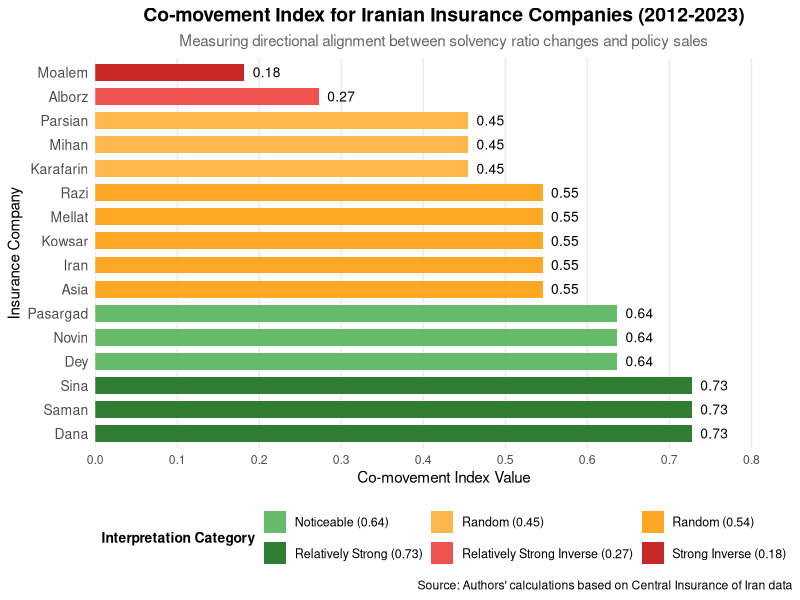
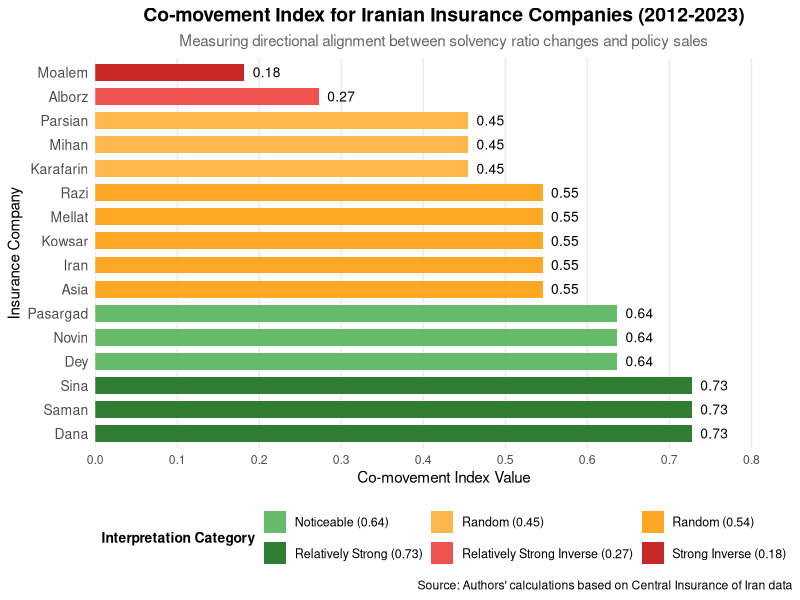

The R script that drew these images, in order:
# Load required libraries
library(ggplot2)
library(dplyr)
library(forcats)
library(scales)

# Create data frame with the co-movement index values
companies <- c("Dana", "Saman", "Sina", "Dey", "Novin", "Pasargad", 
               "Asia", "Iran", "Kowsar", "Mellat", "Razi", "Karafarin", 
               "Mihan", "Parsian", "Alborz", "Moalem")

index_values <- c(0.727272727, 0.727272727, 0.727272727, 0.636363636, 
                  0.636363636, 0.636363636, 0.545454545, 0.545454545, 
                  0.545454545, 0.545454545, 0.545454545, 0.454545455, 
                  0.454545455, 0.454545455, 0.272727273, 0.181818182)

# Create dataframe
df <- data.frame(
  Company = companies,
  Index = index_values
)

# Add category labels based on the paper's classification
df <- df %>%
  mutate(
    Category = case_when(
      Index >= 0.7 ~ "Relatively Strong (0.73)",
      Index >= 0.6 ~ "Noticeable (0.64)",
      Index >= 0.5 ~ "Random (0.54)",
      Index >= 0.4 ~ "Random (0.45)",
      Index >= 0.2 ~ "Relatively Strong Inverse (0.27)",
      TRUE ~ "Strong Inverse (0.18)"
    ),
    # Order companies by index value (descending)
    Company = factor(Company, levels = Company[order(Index, decreasing = TRUE)])
  )

# Define color palette for categories
category_colors <- c(
  "Relatively Strong (0.73)" = "#2E7D32",        # Dark green
  "Noticeable (0.64)" = "#66BB6A",                # Medium green
  "Random (0.54)" = "#FFA726",                    # Orange
  "Random (0.45)" = "#FFB74D",                    # Light orange
  "Relatively Strong Inverse (0.27)" = "#EF5350", # Light red
  "Strong Inverse (0.18)" = "#C62828"             # Dark red
)

# Option 1: Horizontal bar chart (recommended for company names)
p1 <- ggplot(df, aes(x = Index, y = Company, fill = Category)) +
  geom_col(width = 0.7) +
  geom_text(aes(label = sprintf("%.2f", Index)), 
            hjust = -0.3, size = 3.5) +
  scale_fill_manual(values = category_colors) +
  scale_x_continuous(
    limits = c(0, 0.85),
    breaks = seq(0, 0.8, 0.1),
    expand = c(0, 0)
  ) +
  labs(
    title = "Co-movement Index for Iranian Insurance Companies (2012-2023)",
    subtitle = "Measuring directional alignment between solvency ratio changes and policy sales",
    x = "Co-movement Index Value",
    y = "Insurance Company",
    fill = "Interpretation Category",
    caption = "Source: Authors' calculations based on Central Insurance of Iran data"
  ) +
  theme_minimal() +
  theme(
    plot.title = element_text(size = 14, face = "bold", hjust = 0.5),
    plot.subtitle = element_text(size = 11, hjust = 0.5, color = "gray40"),
    axis.title = element_text(size = 11),
    axis.text.y = element_text(size = 10),
    legend.position = "bottom",
    legend.title = element_text(size = 10, face = "bold"),
    legend.text = element_text(size = 9),
    panel.grid.major.y = element_blank(),
    panel.grid.minor.x = element_blank()
  ) +
  guides(fill = guide_legend(nrow = 2, byrow = TRUE))

# Display the plot
print(p1)

# Save the plot (optional)
ggsave("comovement_index_plot.png", p1, width = 10, height = 8, dpi = 300)

# Option 2: Vertical bar chart with angled labels
p2 <- ggplot(df, aes(x = Company, y = Index, fill = Category)) +
  geom_col(width = 0.7) +
  geom_text(aes(label = sprintf("%.2f", Index)), 
            vjust = -0.5, size = 3.5) +
  scale_fill_manual(values = category_colors) +
  scale_y_continuous(
    limits = c(0, 0.85),
    breaks = seq(0, 0.8, 0.1),
    expand = c(0, 0)
  ) +
  labs(
    title = "Co-movement Index for Iranian Insurance Companies (2012-2023)",
    subtitle = "Measuring directional alignment between solvency ratio changes and policy sales",
    x = "Insurance Company",
    y = "Co-movement Index Value",
    fill = "Interpretation Category",
    caption = "Source: Authors' calculations based on Central Insurance of Iran data"
  ) +
  theme_minimal() +
  theme(
    plot.title = element_text(size = 14, face = "bold", hjust = 0.5),
    plot.subtitle = element_text(size = 11, hjust = 0.5, color = "gray40"),
    axis.title = element_text(size = 11),
    axis.text.x = element_text(angle = 45, hjust = 1, size = 9),
    axis.text.y = element_text(size = 10),
    legend.position = "bottom",
    legend.title = element_text(size = 10, face = "bold"),
    legend.text = element_text(size = 9),
    panel.grid.major.x = element_blank(),
    panel.grid.minor.y = element_blank()
  ) +
  guides(fill = guide_legend(nrow = 2, byrow = TRUE))

# Option 3: Lollipop chart (alternative visualization)
p3 <- ggplot(df, aes(x = Index, y = Company, color = Category)) +
  geom_segment(aes(x = 0, xend = Index, y = Company, yend = Company), 
               linewidth = 1, color = "gray70") +
  geom_point(size = 4) +
  scale_color_manual(values = category_colors) +
  scale_x_continuous(
    limits = c(0, 0.85),
    breaks = seq(0, 0.8, 0.1),
    expand = c(0, 0)
  ) +
  labs(
    title = "Co-movement Index for Iranian Insurance Companies (2012-2023)",
    subtitle = "Lollipop chart showing directional alignment between solvency and sales",
    x = "Co-movement Index Value",
    y = "Insurance Company",
    color = "Interpretation Category",
    caption = "Source: Authors' calculations based on Central Insurance of Iran data"
  ) +
  theme_minimal() +
  theme(
    plot.title = element_text(size = 14, face = "bold", hjust = 0.5),
    plot.subtitle = element_text(size = 11, hjust = 0.5, color = "gray40"),
    axis.title = element_text(size = 11),
    axis.text.y = element_text(size = 10),
    legend.position = "bottom",
    legend.title = element_text(size = 10, face = "bold"),
    legend.text = element_text(size = 9),
    panel.grid.major.y = element_blank(),
    panel.grid.minor.x = element_blank()
  ) +
  guides(color = guide_legend(nrow = 2, byrow = TRUE))

# Create a summary table of categories
category_summary <- df %>%
  group_by(Category) %>%
  summarise(
    Companies = paste(Company, collapse = ", "),
    Count = n(),
    Min_Index = min(Index),
    Max_Index = max(Index)
  ) %>%
  arrange(desc(Max_Index))

# Print summary table
cat("\n=== Category Summary ===\n")
print(category_summary)

# Calculate summary statistics
cat("\n=== Summary Statistics ===\n")
cat("Mean Index:", mean(df$Index), "\n")
cat("Median Index:", median(df$Index), "\n")
cat("Standard Deviation:", sd(df$Index), "\n")
cat("Min Index:", min(df$Index), "-", df$Company[which.min(df$Index)], "\n")
cat("Max Index:", max(df$Index), "-", 
    paste(df$Company[which(df$Index == max(df$Index))], collapse = ", "), "\n")

# Create a simple base R plot as alternative (if ggplot2 is not available)
if(FALSE) {  # Set to TRUE if you want to use base R graphics
  # Sort data for plotting
  df_base <- df[order(df$Index),]
  
  # Create horizontal bar plot
  par(mar = c(5, 8, 4, 2))  # Increase left margin for company names
  barplot(df_base$Index, 
          names.arg = df_base$Company,
          horiz = TRUE,
          las = 1,
          col = colorRampPalette(c("red", "yellow", "green"))(16),
          main = "Co-movement Index for Iranian Insurance Companies",
          xlab = "Co-movement Index Value",
          xlim = c(0, 0.8))
  grid()
  abline(v = 0.5, col = "gray50", lty = 2)
  text(df_base$Index + 0.03, seq_along(df_base$Index) - 0.1, 
       labels = sprintf("%.2f", df_base$Index), cex = 0.8)
}
